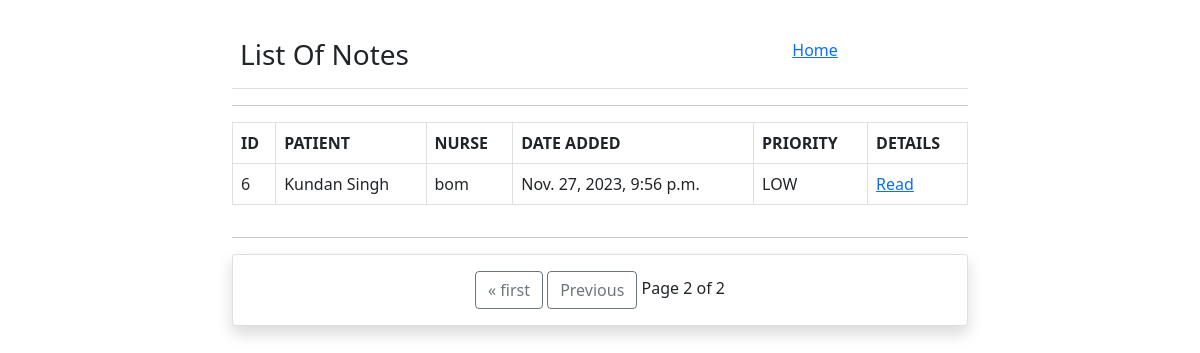
The app's page /hospitals/notes/?page=2 (signed in), older data.
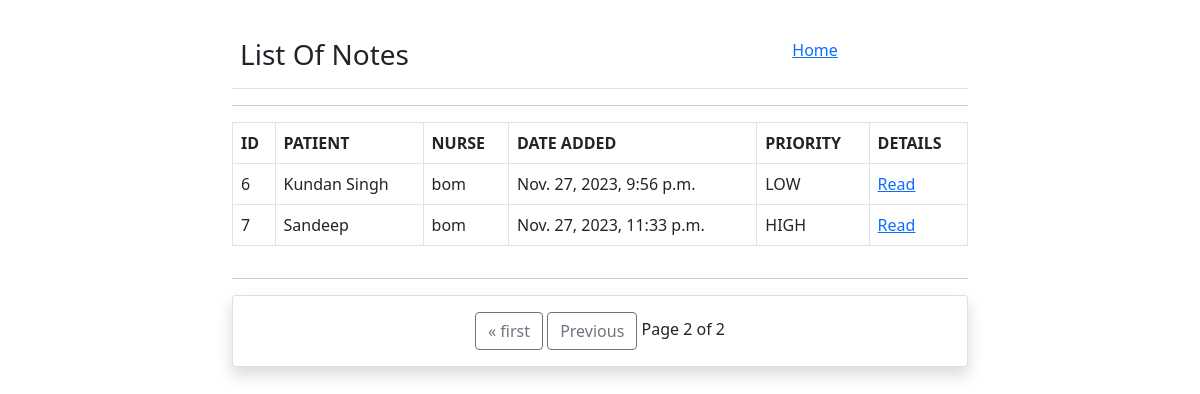
The same page, newer data.
### hospitals/models.py (models this page shows, shortened)
class Note(models.Model):
    nurse = models.ForeignKey(User, on_delete=models.CASCADE)
    patient = models.ForeignKey(Patient, on_delete=models.CASCADE)
    title = models.CharField(max_length=200)
    note = models.TextField(max_length=10000)
    date_t = models.DateTimeField(auto_now_add=True)
    HIGH = "HIGH"
    NORMAL = "NORM"
    LOW = "LOW"
    PRIORITY_OPTIONS = [
        (HIGH, "High"), (NORMAL, "Normal"), (LOW, "Low")
    ]
    priority = models.CharField(max_length=4, choices=PRIORITY_OPTIONS, default=HIGH)

class Patient(models.Model):
    name = models.CharField(max_length=50)
    gender = models.CharField(max_length=10)
    mobile = models.IntegerField(null=True)
    address = models.CharField(max_length=50)
    def __str__(self):
       return self.name;

### hospitals/views.py (the view)
# urls.py: path("notes/", NotesList.as_view(), name="notes-list"),
class NotesList(LoginRequiredMixin, ListView):
    model = Note
    login_url = "/login_nurse"
    template_name = "hospitals/nurse/notes.html"
    context_object_name = "notes_list"
    paginate_by = 5

### hospitals/templates/hospitals/nurse/notes.html (shortened to what this page needs)
{% extends "hospitals/base/base.html" %}
{% block body %}
<main>
    <div class="container">
        <div class="row">
            <div class="col-sm-8 mx-auto">
                <table class="table">
                    <tr>
                        <td><h3>List Of Notes</h3></td>
                        <td><a href="{% url 'hospitals:nurse-index' %}">Home</a></td>
                    </tr>
                </table>
                <hr>
                <div class="row">
                    <div class="col-sm-12">
                        {% include "hospitals/nurse/includes/notes_table.html" with notes=notes_list %}
                    </div>
                </div>
                <hr>
                <div class="row">
                    <div class="col-sm-12">
                        {% include "hospitals/nurse/includes/pagination_nav.html" with p_obj=page_obj %}
                    </div>
                </div>
            </div>
        </div>
    </div>
</main>
{% endblock %}

### hospitals/templates/hospitals/nurse/includes/notes_table.html
<table class="table table-bordered">
    <thead>
        <tr>
            <th>ID</th>
            <th>PATIENT</th>
            <th>NURSE</th>
            <th>DATE ADDED</th>
            <th>PRIORITY</th>
            <th>DETAILS</th>
        </tr>
    </thead>
    <tbody>
        {% for note in notes %}
            <tr>
                <td>{{ note.id }}</td>
                <td>{{ note.patient }}</td>
                <td>{{ note.nurse }}</td>
                <td>{{ note.date_t }}</td>
                <td>{{ note.priority }}</td>
                <td><a href="{% url 'hospitals:note-details' note.id %}">Read</a></td>
            </tr>
        {% endfor %}
    </tbody>
</table>

Row changes from the older to the newer data that the page shows:
added Note: id "7", patient "Sandeep", nurse "bom", date_t "Nov. 27, 2023, 11:33 p.m.", priority "HIGH"
